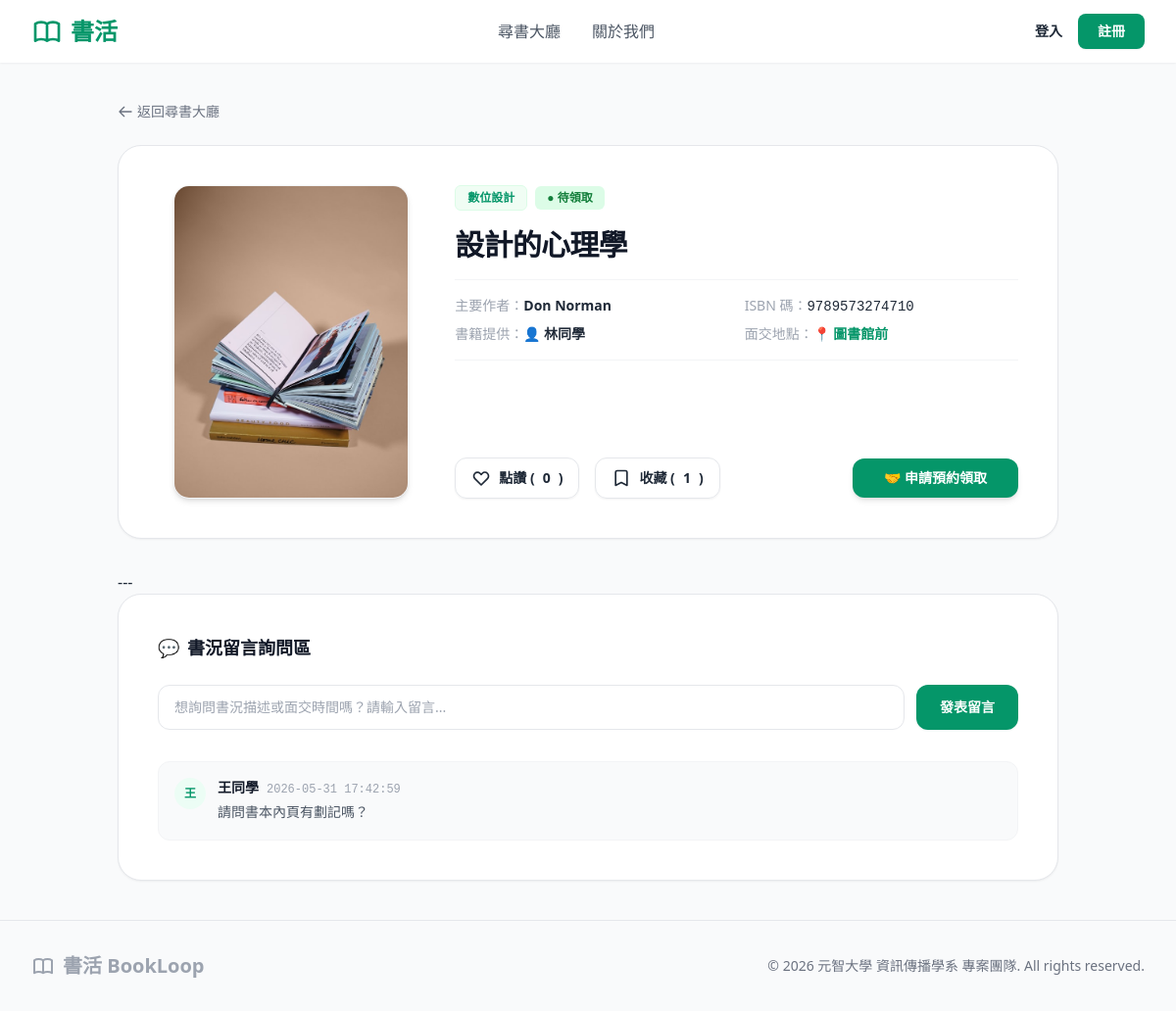
Screenshot of /book_detail.php?id=2 with the database file from the repository.
### tables this page shows
CREATE TABLE `Book` (
    `bbook_id` INT AUTO_INCREMENT NOT NULL,
    `bisbn` VARCHAR(20) DEFAULT NULL COMMENT '國際標準書號',
    `btitle` VARCHAR(100) NOT NULL COMMENT '書名',
    `bauthor` VARCHAR(100) DEFAULT NULL COMMENT '作者',
	`bimage_url` VARCHAR(255) DEFAULT 'assets/images/default.png' COMMENT '封面圖片路徑',
    `bstatus` VARCHAR(50) DEFAULT 'available' COMMENT '狀態 (available, reserved, donated)',
    `bdonor_id` INT NOT NULL COMMENT '捐贈者用戶 ID',
    `bcategory_id` INT NOT NULL COMMENT '書籍分類 ID',
    `bcreated_at` TIMESTAMP DEFAULT CURRENT_TIMESTAMP COMMENT '發佈時間',
    PRIMARY KEY (`bbook_id`),
    FOREIGN KEY (`bdonor_id`) REFERENCES `User` (`user_id`) ON DELETE CASCADE,
    FOREIGN KEY (`bcategory_id`) REFERENCES `Category` (`ccategory_id`) ON DELETE CASCADE
);

CREATE TABLE `Category` (
    `ccategory_id` INT AUTO_INCREMENT NOT NULL,
    `ccategory_name` VARCHAR(50) NOT NULL COMMENT '分類名稱（如：資工、設計、文學）',
    PRIMARY KEY (`ccategory_id`)
);

CREATE TABLE `User` (
  `user_id` int(11) NOT NULL AUTO_INCREMENT COMMENT '用戶唯一識別碼',
  `ustudent_id` varchar(50) NOT NULL COMMENT '學號',
  `uname` varchar(50) NOT NULL COMMENT '姓名/暱稱',
  `uemail` varchar(100) NOT NULL COMMENT '學校信箱',
  `upassword` varchar(255) NOT NULL COMMENT 'BCRYPT加密密碼',
  `ulocation` varchar(100) NOT NULL COMMENT '常駐面交地點',
  `urole` varchar(20) NOT NULL DEFAULT 'user' COMMENT '系統權限: admin / user',
  `status` varchar(20) NOT NULL DEFAULT 'active' COMMENT '帳號狀態: active / banned',
  PRIMARY KEY (`user_id`),
  UNIQUE KEY `uemail_unique` (`uemail`),
  UNIQUE KEY `ustudent_id_unique` (`ustudent_id`)
);

CREATE TABLE `Interaction` (
    `iinteraction_id` INT AUTO_INCREMENT NOT NULL,
    `ibook_id` INT NOT NULL COMMENT '書籍 ID',
    `iuser_id` INT NOT NULL COMMENT '用戶 ID',
    `iinteraction_type` VARCHAR(20) NOT NULL COMMENT '互動類型 (like, collect, comment)',
    `icontent` TEXT DEFAULT NULL COMMENT '留言內容 (若為點讚/收藏則為 null)',
    `icreated_at` TIMESTAMP DEFAULT CURRENT_TIMESTAMP COMMENT '互動時間',
    PRIMARY KEY (`iinteraction_id`),
    FOREIGN KEY (`ibook_id`) REFERENCES `Book` (`bbook_id`) ON DELETE CASCADE,
    FOREIGN KEY (`iuser_id`) REFERENCES `User` (`user_id`) ON DELETE CASCADE
);

### book_detail.php (the view, shortened to what this page needs)
<?php
require_once 'config/database.php';
$book_id = isset($_GET['id']) ? intval($_GET['id']) : 0;
try {
    $query = "SELECT b.*, c.ccategory_name, u.uname AS donor_name, u.ulocation AS donor_location
              FROM Book b
              LEFT JOIN Category c ON b.bcategory_id = c.ccategory_id
              LEFT JOIN User u ON b.bdonor_id = u.user_id
              WHERE b.bbook_id = ?";
    $stmt = $conn->prepare($query);
    $stmt->execute([$book_id]);
    $book = $stmt->fetch(PDO::FETCH_ASSOC);
    $like_stmt = $conn->prepare("SELECT COUNT(*) FROM Interaction WHERE ibook_id = ? AND iinteraction_type = 'like'");
    $like_stmt->execute([$book_id]);
    $like_count = $like_stmt->fetchColumn();
    $collect_stmt = $conn->prepare("SELECT COUNT(*) FROM Interaction WHERE ibook_id = ? AND iinteraction_type = 'collect'");
    $collect_stmt->execute([$book_id]);
    $collect_count = $collect_stmt->fetchColumn();
    $user_has_liked = false;
    $user_has_collected = false;
    $comment_query = "SELECT i.*, u.uname
                      FROM Interaction i
                      LEFT JOIN User u ON i.iuser_id = u.user_id
                      WHERE i.ibook_id = ? AND i.iinteraction_type = 'comment'
                      ORDER BY i.iinteraction_id DESC";
    $comment_stmt = $conn->prepare($comment_query);
    $comment_stmt->execute([$book_id]);
    $comments = $comment_stmt->fetchAll(PDO::FETCH_ASSOC);
} catch (PDOException $e) {
    die("數據加載失敗：" . $e->getMessage());
}
?>
<!DOCTYPE html>
<html lang="zh-TW">
<?php include 'components/head.php'; ?>
<body class="bg-gray-50 text-gray-800 flex flex-col min-h-screen font-sans">
    <?php include 'components/header.php'; ?>
    <main class="flex-grow max-w-5xl w-full mx-auto px-4 sm:px-6 lg:px-8 py-10">
        <a href="search.php" class="inline-flex items-center gap-1 text-sm text-gray-500 hover:text-brand font-medium transition mb-6">
            <svg xmlns="http://www.w3.org/2000/svg" class="h-4 w-4" fill="none" viewBox="0 0 24 24" stroke="currentColor" stroke-width="2">
                <path stroke-linecap="round" stroke-linejoin="round" d="M10 19l-7-7m0 0l7-7m-7 7h18" />
            </svg>
            返回尋書大廳
        </a>
        <div class="bg-white rounded-3xl border border-gray-150 shadow-sm overflow-hidden grid grid-cols-1 md:grid-cols-12 gap-8 p-6 md:p-10 mb-8">
            <div class="md:col-span-4 flex justify-center">
                <div class="w-full max-w-[240px] aspect-[3/4] bg-gray-100 rounded-2xl overflow-hidden shadow-md border border-gray-100">
                    <img src="<?php echo htmlspecialchars($book['bimage_url']); ?>" class="w-full h-full object-cover">
                </div>
            </div>
            <div class="md:col-span-8 flex flex-col justify-between space-y-6">
                <div class="space-y-4">
                    <div class="flex items-center gap-2">
                        <span class="px-3 py-1 bg-green-50 text-brand text-xs font-bold rounded-md border border-green-100">
                            <?php echo htmlspecialchars($book['ccategory_name']); ?>
                        </span>
                        <?php
                        $status_styles = [
                            'available' => 'bg-green-100 text-green-700',
                            'reserved' => 'bg-yellow-100 text-yellow-700',
                            'donated' => 'bg-gray-100 text-gray-700'
                        ];
                        $status_texts = ['available' => '待領取', 'reserved' => '已預約', 'donated' => '已面交完成'];
                        $current_style = $status_styles[$book['bstatus']] ?? 'bg-gray-100 text-gray-700';
                        $current_text = $status_texts[$book['bstatus']] ?? '未知';
                        ?>
                        <span class="px-3 py-1 text-xs font-bold rounded-md <?php echo $current_style; ?>">
                            ● <?php echo $current_text; ?>
                        </span>
                    </div>
                    <h1 class="text-3xl font-black text-gray-900 tracking-tight leading-tight">
                        <?php echo htmlspecialchars($book['btitle']); ?>
                    </h1>
                    <div class="grid grid-cols-2 gap-y-2 gap-x-4 text-sm font-medium border-t border-b border-gray-100 py-4">
                        <div class="text-gray-400">主要作者：<span class="text-gray-800 font-bold"><?php echo htmlspecialchars($book['bauthor'] ?? '未提供'); ?></span></div>
                        <div class="text-gray-400">ISBN 碼：<span class="text-gray-800 font-mono"><?php echo htmlspecialchars($book['bisbn'] ?? '未提供'); ?></span></div>
                        <div class="text-gray-400">書籍提供：<span class="text-gray-800 font-bold">👤 <?php echo htmlspecialchars($book['donor_name']); ?></span></div>
                        <div class="text-gray-400">面交地點：<span class="text-brand font-bold">📍 <?php echo htmlspecialchars($book['donor_location']); ?></span></div>
                    </div>
                </div>
                <div class="flex flex-wrap items-center gap-4 pt-4">
                    <?php
                    $like_class = $user_has_liked ? 'text-red-500 bg-red-50 border-red-200' : 'text-gray-650 border-gray-200';
                    $like_fill = $user_has_liked ? 'currentColor' : 'none';
                    $collect_class = $user_has_collected ? 'text-yellow-600 bg-yellow-50 border-yellow-200' : 'text-gray-650 border-gray-200';
                    $collect_fill = $user_has_collected ? 'currentColor' : 'none';
                    ?>
                    <button id="btn-like" class="flex items-center gap-2 px-4 py-2.5 rounded-xl border <?php echo $like_class; ?> hover:text-red-500 font-bold text-sm hover:bg-red-50 hover:border-red-100 transition shadow-sm">
                        <svg xmlns="http://www.w3.org/2000/svg" class="h-5 w-5 icon-heart" fill="<?php echo $like_fill; ?>" viewBox="0 0 24 24" stroke="currentColor">
                            <path stroke-linecap="round" stroke-linejoin="round" stroke-width="2" d="M4.318 6.318a4.5 4.5 0 000 6.364L12 20.364l7.682-7.682a4.5 4.5 0 00-6.364-6.364L12 7.636l-1.318-1.318a4.5 4.5 0 00-6.364 0z" />
                        </svg>
                        點讚 (<span id="like-count"><?php echo $like_count; ?></span>)
                    </button>
                    <button id="btn-collect" class="flex items-center gap-2 px-4 py-2.5 rounded-xl border <?php echo $collect_class; ?> hover:text-yellow-600 font-bold text-sm hover:bg-yellow-50 hover:border-yellow-100 transition shadow-sm">
                        <svg xmlns="http://www.w3.org/2000/svg" class="h-5 w-5 icon-bookmark" fill="<?php echo $collect_fill; ?>" viewBox="0 0 24 24" stroke="currentColor">
                            <path stroke-linecap="round" stroke-linejoin="round" stroke-width="2" d="M5 5a2 2 0 012-2h10a2 2 0 012 2v16l-7-3.5L5 21V5z" />
                        </svg>
                        收藏 (<span id="collect-count"><?php echo $collect_count; ?></span>)
                    </button>
                    <?php if ($book['bstatus'] === 'available'): ?>
                        <button id="btn-reserve" class="bg-brand text-white px-8 py-2.5 rounded-xl text-sm font-bold hover:bg-green-700 transition shadow-md ml-auto">
                            🤝 申請預約領取
                        </button>
                    <?php else: ?>
                        <button disabled class="bg-gray-200 text-gray-400 px-8 py-2.5 rounded-xl text-sm font-bold cursor-not-allowed ml-auto">
                            🔒 暫不可預約
                        </button>
                    <?php endif; ?>
                </div>
            </div>
        </div>
        ---
        <div class="bg-white rounded-3xl border border-gray-150 shadow-sm p-6 md:p-10 space-y-6">
            <h3 class="text-lg font-black text-gray-900 flex items-center gap-2 mb-2">
                <span>💬</span> 書況留言詢問區
            </h3>
            <form id="commentForm" class="flex gap-3">
                <input type="text" id="comment-input" required placeholder="想詢問書況描述或面交時間嗎？請輸入留言..." class="flex-grow px-4 py-3 rounded-xl border border-gray-200 text-sm focus:outline-none focus:border-brand focus:ring-2 focus:ring-green-100 transition">
                <button type="submit" class="bg-brand text-white px-6 py-3 rounded-xl text-sm font-bold hover:bg-green-700 transition shadow-sm whitespace-nowrap">
                    發表留言
                </button>
            </form>
            <div id="comment-list" class="space-y-4 pt-2">
                <?php if (count($comments) > 0): ?>
                    <?php foreach ($comments as $comment): ?>
                        <div class="flex gap-3 bg-gray-50 p-4 rounded-xl border border-gray-100">
                            <div class="w-8 h-8 rounded-full bg-emerald-50 text-brand flex-shrink-0 flex items-center justify-center font-black text-xs">
                                <?php echo mb_substr($comment['uname'], 0, 1, 'UTF-8'); ?>
                            </div>
                            <div>
                                <div class="flex items-baseline gap-2 mb-1">
                                    <span class="text-sm font-bold text-gray-900"><?php echo htmlspecialchars($comment['uname']); ?></span>
                                    <span class="text-xs text-gray-400 font-mono"><?php echo $comment['icreated_at']; ?></span>
                                </div>
                                <p class="text-sm text-gray-600 leading-relaxed"><?php echo htmlspecialchars($comment['icontent']); ?></p>
                            </div>
                        </div>
                    <?php endforeach; ?>
                <?php else: ?>
                    <div id="empty-state" class="text-center py-10 text-gray-400 italic text-sm">
                        目前這本書還沒有任何提問，有疑問歡迎留言與發布者交流！
                    </div>
                <?php endif; ?>
            </div>
        </div>
    </main>
    <?php include 'components/footer.php'; ?>
</body>
</html>

### rows the page displays
book: bimage_url (picture), bcategory.ccategory_name "數位設計", bstatus "待領取", btitle "設計的心理學", bauthor "Don Norman", bisbn "9789573274710", bdonor.uname "林同學", bdonor.ulocation "圖書館前"
interaction: iuser.uname "王", iuser.uname "王同學", icreated_at "2026-05-31 17:42:59", icontent "請問書本內頁有劃記嗎？"

### other values shown
$like_count "0"
$collect_count "1"
